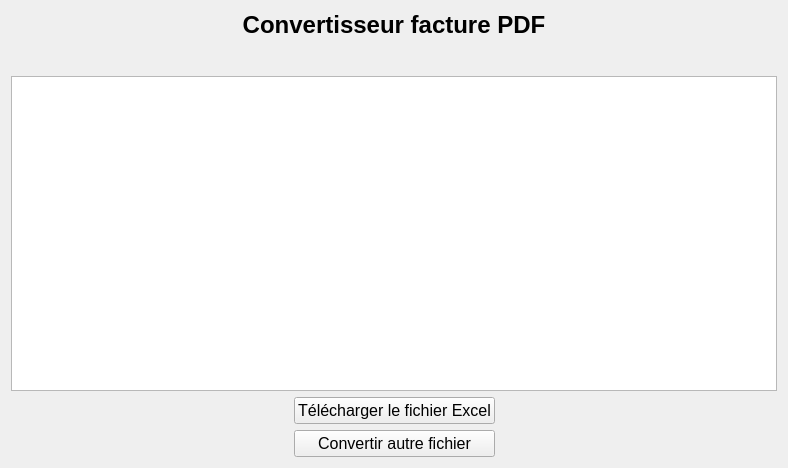
<?xml version="1.0" encoding="UTF-8"?>
<ui version="4.0">
 <class>Form</class>
 <widget class="QWidget" name="Form">
  <property name="geometry">
   <rect>
    <x>0</x>
    <y>0</y>
    <width>788</width>
    <height>468</height>
   </rect>
  </property>
  <property name="sizePolicy">
   <sizepolicy hsizetype="Expanding" vsizetype="Expanding">
    <horstretch>0</horstretch>
    <verstretch>0</verstretch>
   </sizepolicy>
  </property>
  <property name="font">
   <font>
    <pointsize>12</pointsize>
   </font>
  </property>
  <property name="windowTitle">
   <string>Form</string>
  </property>
  <layout class="QVBoxLayout" name="verticalLayout">
   <item>
    <widget class="QLabel" name="label">
     <property name="text">
      <string>&lt;html&gt;&lt;head/&gt;&lt;body&gt;&lt;p align=&quot;center&quot;&gt;&lt;span style=&quot; font-size:18pt; font-weight:700;&quot;&gt;Convertisseur facture PDF&lt;/span&gt;&lt;/p&gt;&lt;p align=&quot;center&quot;&gt;&lt;/p&gt;&lt;/body&gt;&lt;/html&gt;</string>
     </property>
    </widget>
   </item>
   <item>
    <widget class="QTableView" name="Tableau_Resultats"/>
   </item>
   <item>
    <layout class="QGridLayout" name="gridLayout">
     <item row="1" column="1">
      <widget class="QPushButton" name="b_Convertir_Autre_Facture">
       <property name="text">
        <string>Convertir autre fichier</string>
       </property>
      </widget>
     </item>
     <item row="0" column="1">
      <widget class="QPushButton" name="b_Telecharger_Facture_Excel">
       <property name="text">
        <string>Télécharger le fichier Excel</string>
       </property>
      </widget>
     </item>
     <item row="0" column="0">
      <spacer name="horizontalSpacer">
       <property name="orientation">
        <enum>Qt::Orientation::Horizontal</enum>
       </property>
       <property name="sizeHint" stdset="0">
        <size>
         <width>40</width>
         <height>20</height>
        </size>
       </property>
      </spacer>
     </item>
     <item row="0" column="2">
      <spacer name="horizontalSpacer_2">
       <property name="orientation">
        <enum>Qt::Orientation::Horizontal</enum>
       </property>
       <property name="sizeHint" stdset="0">
        <size>
         <width>40</width>
         <height>20</height>
        </size>
       </property>
      </spacer>
     </item>
    </layout>
   </item>
  </layout>
 </widget>
 <resources/>
 <connections/>
</ui>
